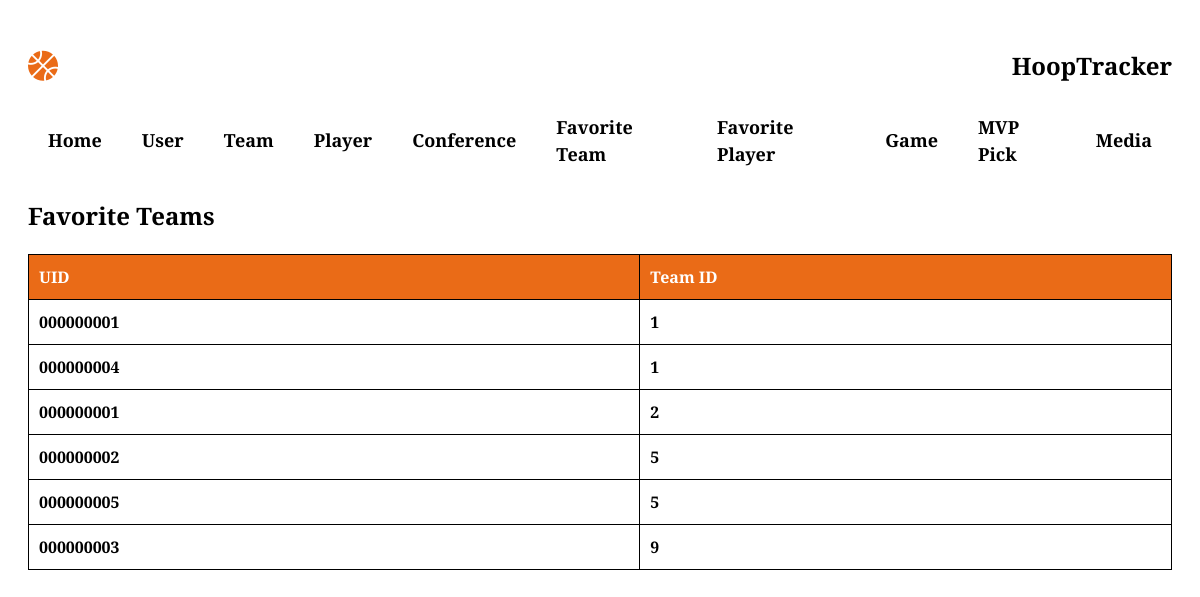
Screenshot of /FavTeam.php with the database file from the repository.
### tables this page shows
CREATE TABLE Fav_Team (
    UID     CHAR(9) NOT NULL,
    Team_ID INT     NOT NULL,
    PRIMARY KEY (UID, Team_ID),
    FOREIGN KEY (UID) REFERENCES User(UID),
    FOREIGN KEY (Team_ID) REFERENCES Team(Team_ID)
);

### FavTeam.php (the view, shortened to what this page needs)
<?php
require_once __DIR__ . '/db.php';
?>
<!DOCTYPE html>
<html lang="en">
<head>
</head>
<body>
    <div id="header">
        <div class="container">
            <nav>
                <i class="fa-solid fa-basketball"></i><h2>HoopTracker</h2>
                <ul>
                <li><a href="source.html">Home</a></li>
				<li><a href="User.php">User</a></li>
                <li><a href="Team.php">Team</a></li>
                <li><a href="Player.php">Player</a></li>
                <li><a href="Conference.php">Conference</a></li>
                <li><a href="FavTeam.php">Favorite Team</a></li>
                <li><a href="FavPlayer.php">Favorite Player</a></li>
                <li><a href="Game.php">Game</a></li>
                <li><a href="MVP_Pick.php">MVP Pick</a></li>
                <li><a href="Media.php">Media</a></li>
			</ul>
            </nav>
        </div>
    </div>
    <div class="container">
        <h2>Favorite Teams</h2>
        <?php
        $sql = "SELECT * FROM Fav_Team";
        $result = mysqli_query($conn, $sql);
        if (mysqli_num_rows($result) > 0) {
            echo "<table>\n";
            echo "<tr>\n";
            echo "<th>UID</th>\n
                  <th>Team ID</th>\n";
            echo "</tr>\n";
            while($row = mysqli_fetch_row($result)) {
                echo "<tr>\n";
                echo "<td>" . $row[0] . "</td>\n";
                echo "<td>" . $row[1] . "</td>\n";
                echo "</tr>\n";
            }
            echo "</table>\n";
        } else {
            echo "<p>No favorite teams found.</p>";
        }
        ?>
    </div>
</body>
</html>

### FavTeam.php (style rules this page uses)
body { font-family: "Crimson Text", serif; font-weight: 600; font-style: normal; padding: 20px; line-height: 1.5; }
i { margin-right: 10px; font-size: 30px; color: #ea6b17; }
nav { display: flex; align-items: center; justify-content: space-between; flex-wrap: wrap; }
nav ul { display: flex; align-items: center; list-style: none; padding: 0; margin: 0; margin-left: auto; }
nav ul li { margin: 10px 20px; }
nav ul li a { text-decoration: none; font-size: 18px; position: relative; color: black; transition: color 0.3s ease; }
table { width: 100%; border-collapse: collapse; margin-top: 20px; }
th, td { border: 1px solid black; padding: 10px; text-align: left; }
th { background-color: #ea6b17; color: white; }

### rows the page displays
fav_team: UID "000000001", Team_ID "1"
fav_team: UID "000000004", Team_ID "1"
fav_team: UID "000000001", Team_ID "2"
fav_team: UID "000000002", Team_ID "5"
fav_team: UID "000000005", Team_ID "5"
fav_team: UID "000000003", Team_ID "9"
